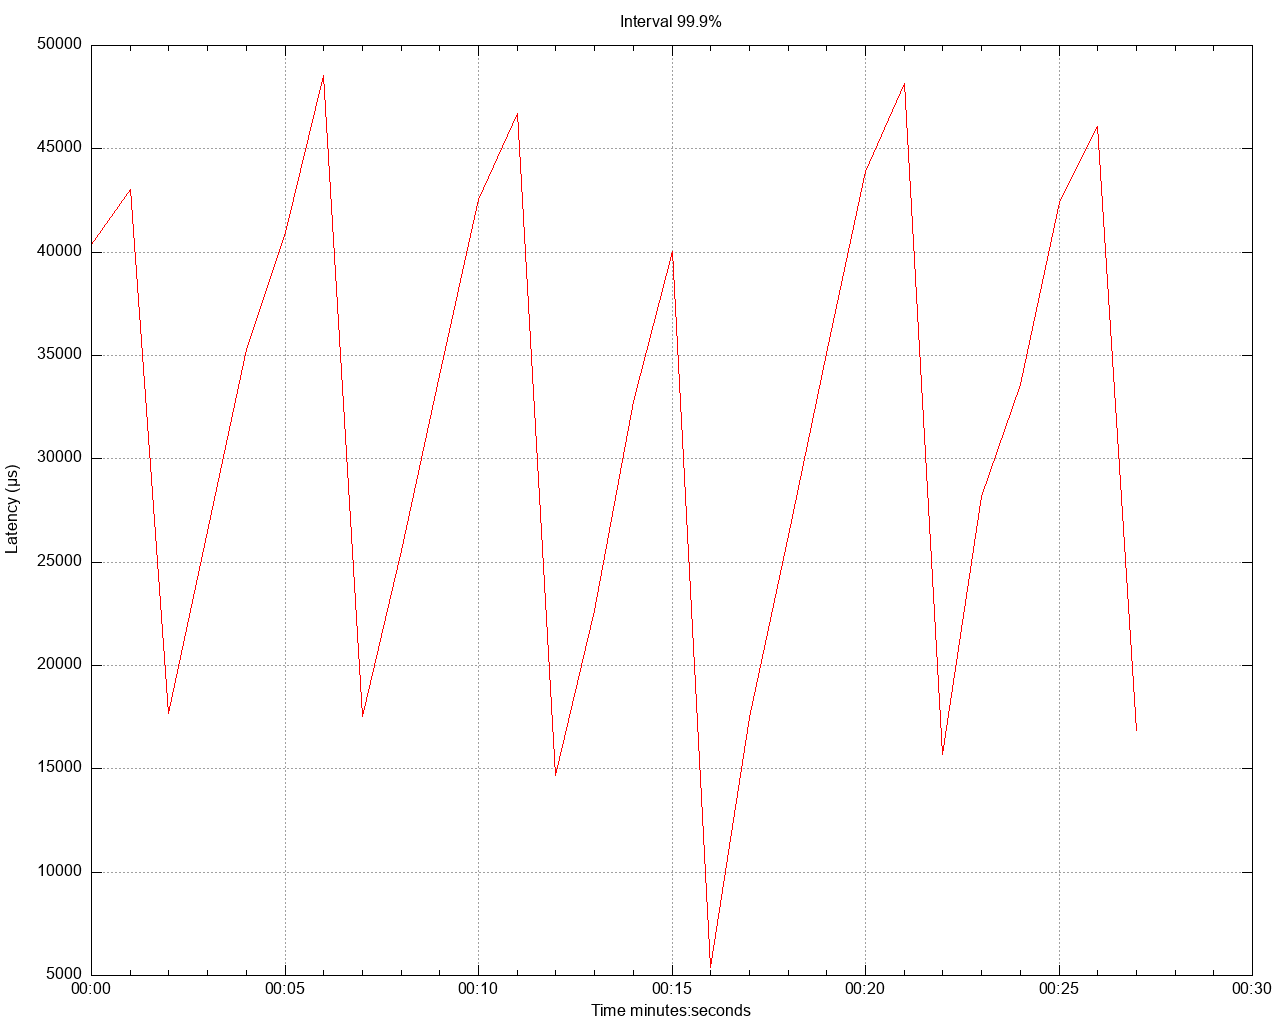

Reproduce this figure in gnuplot.
set title 'Interval 99.9%' noenhanced
set style data lines
set datafile separator ","
set terminal png size 1280,1024
set grid
set key below
set xdata time
set timefmt "%s"
offset = 0
t0(x)=(offset=($0==0) ? x : offset, x - offset)
set xlabel 'Time minutes:seconds'
set ylabel 'Latency (μs)'
set output '/Users/gbarnett/git/hazelcast-simulator/atomiclong-3node-member/atomicreference/latency/latency_interval_999_fourKbWrite.png'
plot \
   '/Users/gbarnett/git/hazelcast-simulator/atomiclong-3node-member/atomicreference/data/latency_interval_999_fourKbWrite_1.data' using (t0(timecolumn(1))):2 title "" lt rgb "red", \
